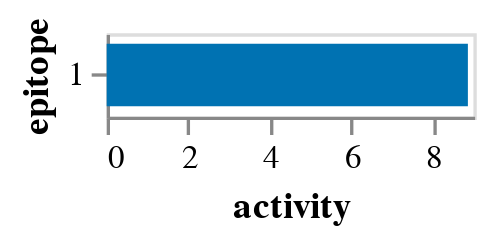
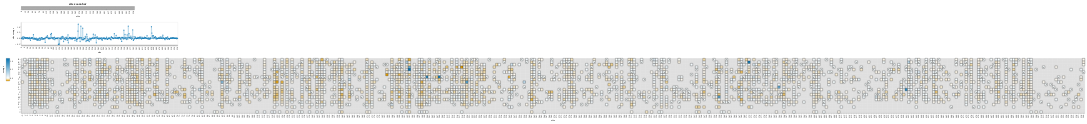

Notebook source saved alongside these figures, in order:
### Code cell
model = polyclonal.Polyclonal(
    n_epitopes=1,
    data_to_fit=prob_escape_filtered_05.rename(
        columns={
            "antibody_concentration": "concentration",
            "aa_substitutions_reference": "aa_substitutions",
        }
    ),
    alphabet=polyclonal.AAS_WITHSTOP_WITHGAP,
)

# fit model
opt_res = model.fit(
    logfreq=200,
    reg_escape_weight=0.1,
)

# display results
display(model.activity_wt_barplot())
display(model.mut_escape_plot(addtl_slider_stats={"times_seen": 3}, init_floor_at_zero=False))

### Figure 1 — Vega-Lite specification as saved in the notebook (floating-point values rounded to 4 significant figures)
{"config": {"view": {"continuousWidth": 400, "continuousHeight": 300}, "axis": {"grid": false}}, "data": {"name": "data-e041706217373cefe6620c986b270fbb"}, "mark": {"type": "bar", "size": 18.75}, "encoding": {"color": {"field": "epitope", "legend": null, "scale": {"domain": ["1"], "range": ["#0072B2"]}, "type": "nominal"}, "tooltip": [{"field": "epitope", "type": "nominal"}, {"field": "activity", "format": ".2f", "type": "quantitative"}], "x": {"field": "activity", "title": "activity", "type": "quantitative"}, "y": {"field": "epitope", "sort": ["1"], "type": "nominal"}}, "height": {"step": 25}, "width": 110, "$schema": "https://vega.github.io/schema/vega-lite/v5.2.0.json", "datasets": {"data-e041706217373cefe6620c986b270fbb": [{"epitope": "1", "activity": 8.864}]}}

### Figure 2 — Vega-Lite specification as saved in the notebook (floating-point values rounded to 4 significant figures; data arrays with more than 128 entries replaced by an {"elided": "..."} marker saying what was removed)
{"config": {"view": {"continuousWidth": 400, "continuousHeight": 300}, "axis": {"grid": false, "labelOverlap": "parity"}, "padding": 10}, "vconcat": [{"data": {"name": "data-0b9ea70bf4c3fc8814d660a1469bf1f0"}, "mark": "rect", "encoding": {"color": {"value": "gray"}, "tooltip": [{"field": "site", "type": "quantitative"}], "x": {"field": "site", "sort": {"field": "_stat_site_order", "order": "ascending"}, "type": "ordinal"}}, "height": 11, "params": [{"name": "parameter004", "select": {"type": "interval", "encodings": ["x"], "mark": {"stroke": "black", "strokeWidth": 2}}}, {"name": "floor_at_zero", "select": {"type": "point", "fields": ["floor"]}, "bind": {"input": "radio", "options": [0, -0.1713], "labels": ["yes", "no"], "name": "floor escape at zero"}, "value": [{"floor": -0.1713}]}, {"name": "parameter004", "select": {"type": "interval", "encodings": ["x"], "mark": {"stroke": "black", "strokeWidth": 2}}}, {"name": "parameter001", "select": {"type": "point", "fields": ["cutoff"]}, "bind": {"input": "range", "max": 200.0, "min": 1.0, "name": "minimum times_seen"}, "value": [{"cutoff": 3}]}, {"name": "parameter002", "select": {"type": "point", "fields": ["cutoff"]}, "bind": {"input": "range", "max": 1.178, "min": -0.1713, "name": "minimum max of escape at site"}, "value": [{"cutoff": -0.1713}]}], "title": "site zoom bar", "width": 500}, {"layer": [{"mark": {"type": "line", "opacity": 0.7, "size": 1}, "encoding": {"color": {"field": "epitope", "legend": null, "scale": {"domain": ["epitope 1"], "range": ["#0072B2"]}, "type": "nominal"}, "tooltip": [{"field": "site", "type": "quantitative"}, {"field": "_stat_site_val", "format": ".3g", "title": "site escape", "type": "quantitative"}, {"field": "wildtype", "type": "nominal"}], "x": {"field": "site", "sort": {"field": "_stat_site_order", "order": "ascending"}, "type": "ordinal"}, "y": {"field": "_stat_site_val", "scale": {"zero": true}, "title": "site escape", "type": "quantitative"}}, "params": [{"name": "site_stat", "select": {"type": "point", "fields": ["_stat_site_stat"]}, "bind": {"input": "radio", "options": ["_stat_sum", "_stat_mean", "_stat_max", "_stat_min"], "labels": ["sum", "mean", "max", "min"], "name": "site escape statistic"}, "value": [{"_stat_site_stat": "_stat_sum"}]}, {"name": "parameter003", "select": {"type": "point", "fields": ["_stat_show_line"]}, "bind": {"input": "radio", "options": [true, false], "labels": ["yes", "no"], "name": "show line on site plot"}, "value": [{"_stat_show_line": true}]}, {"name": "floor_at_zero", "select": {"type": "point", "fields": ["floor"]}, "bind": {"input": "radio", "options": [0, -0.1713], "labels": ["yes", "no"], "name": "floor escape at zero"}, "value": [{"floor": -0.1713}]}, {"name": "parameter004", "select": {"type": "interval", "encodings": ["x"], "mark": {"stroke": "black", "strokeWidth": 2}}}, {"name": "parameter001", "select": {"type": "point", "fields": ["cutoff"]}, "bind": {"input": "range", "max": 200.0, "min": 1.0, "name": "minimum times_seen"}, "value": [{"cutoff": 3}]}, {"name": "parameter002", "select": {"type": "point", "fields": ["cutoff"]}, "bind": {"input": "range", "max": 1.178, "min": -0.1713, "name": "minimum max of escape at site"}, "value": [{"cutoff": -0.1713}]}], "transform": [{"lookup": "site", "from": {"data": {"name": "data-d378a061022581d2eba6e84c5cd33a21"}, "key": "site", "fields": ["wildtype", "_stat_site_order"]}}, {"calculate": "max(datum['escape'],floor_at_zero['floor'])", "as": "_stat"}, {"filter": "((datum['times_seen'] >= (parameter001['cutoff'] - 1e-06)) || (!isNumber(datum['times_seen'])))"}, {"joinaggregate": [{"op": "max", "field": "_stat", "as": "_stat_site_max"}], "groupby": ["site"]}, {"filter": "((datum['_stat_site_max'] >= (parameter002['cutoff'] - 1e-06)) || (!isNumber(datum['_stat_site_max'])))"}, {"calculate": "(datum.wildtype !== datum.mutant)", "as": "_stat_not_wildtype"}, {"joinaggregate": [{"op": "max", "field": "_stat_not_wildtype", "as": "_stat_site_has_non_wildtype"}], "groupby": ["site"]}, {"filter": "datum['_stat_site_has_non_wildtype']"}, {"filter": {"param": "parameter004"}}, {"filter": "(datum.wildtype !== datum.mutant)"}, {"aggregate": [{"op": "sum", "field": "_stat", "as": "_stat_sum"}, {"op": "mean", "field": "_stat", "as": "_stat_mean"}, {"op": "max", "field": "_stat", "as": "_stat_max"}, {"op": "min", "field": "_stat", "as": "_stat_min"}], "groupby": ["site", "wildtype", "_stat_site_order", "epitope"]}, {"fold": ["_stat_sum", "_stat_mean", "_stat_max", "_stat_min"], "as": ["_stat_site_stat", "_stat_site_val"]}, {"filter": {"param": "site_stat"}}, {"calculate": "true", "as": "_stat_show_line"}, {"filter": {"param": "parameter003"}}]}, {"mark": {"type": "circle", "opacity": 0.7}, "encoding": {"color": {"field": "epitope", "legend": null, "scale": {"domain": ["epitope 1"], "range": ["#0072B2"]}, "type": "nominal"}, "tooltip": [{"field": "site", "type": "quantitative"}, {"field": "_stat_site_val", "format": ".3g", "title": "site escape", "type": "quantitative"}, {"field": "wildtype", "type": "nominal"}], "x": {"field": "site", "sort": {"field": "_stat_site_order", "order": "ascending"}, "type": "ordinal"}, "y": {"field": "_stat_site_val", "scale": {"zero": true}, "title": "site escape", "type": "quantitative"}}, "transform": [{"lookup": "site", "from": {"data": {"name": "data-d378a061022581d2eba6e84c5cd33a21"}, "key": "site", "fields": ["wildtype", "_stat_site_order"]}}, {"calculate": "max(datum['escape'],floor_at_zero['floor'])", "as": "_stat"}, {"filter": "((datum['times_seen'] >= (parameter001['cutoff'] - 1e-06)) || (!isNumber(datum['times_seen'])))"}, {"joinaggregate": [{"op": "max", "field": "_stat", "as": "_stat_site_max"}], "groupby": ["site"]}, {"filter": "((datum['_stat_site_max'] >= (parameter002['cutoff'] - 1e-06)) || (!isNumber(datum['_stat_site_max'])))"}, {"calculate": "(datum.wildtype !== datum.mutant)", "as": "_stat_not_wildtype"}, {"joinaggregate": [{"op": "max", "field": "_stat_not_wildtype", "as": "_stat_site_has_non_wildtype"}], "groupby": ["site"]}, {"filter": "datum['_stat_site_has_non_wildtype']"}, {"filter": {"param": "parameter004"}}, {"filter": "(datum.wildtype !== datum.mutant)"}, {"aggregate": [{"op": "sum", "field": "_stat", "as": "_stat_sum"}, {"op": "mean", "field": "_stat", "as": "_stat_mean"}, {"op": "max", "field": "_stat", "as": "_stat_max"}, {"op": "min", "field": "_stat", "as": "_stat_min"}], "groupby": ["site", "wildtype", "_stat_site_order", "epitope"]}, {"fold": ["_stat_sum", "_stat_mean", "_stat_max", "_stat_min"], "as": ["_stat_site_stat", "_stat_site_val"]}, {"filter": {"param": "site_stat"}}]}], "data": {"name": "data-75a59839d0e8be193d2608ccc5df3916"}, "height": 100, "width": 690}, {"vconcat": [{"layer": [{"mark": {"type": "rect", "color": "gray", "opacity": 0.25}, "encoding": {"x": {"field": "site", "sort": {"field": "_stat_site_order", "order": "ascending"}, "type": "ordinal"}, "y": {"field": "mutant", "scale": {"domain": ["R", "K", "H", "D", "E", "Q", "N", "S", "T", "Y", "W", "F", "A", "I", "L", "M", "V", "G", "P", "C", "-", "*"]}, "sort": ["R", "K", "H", "D", "E", "Q", "N", "S", "T", "Y", "W", "F", "A", "I", "L", "M", "V", "G", "P", "C", "-", "*"], "title": null, "type": "nominal"}}, "params": [{"name": "floor_at_zero", "select": {"type": "point", "fields": ["floor"]}, "bind": {"input": "radio", "options": [0, -0.1713], "labels": ["yes", "no"], "name": "floor escape at zero"}, "value": [{"floor": -0.1713}]}, {"name": "parameter004", "select": {"type": "interval", "encodings": ["x"], "mark": {"stroke": "black", "strokeWidth": 2}}}, {"name": "parameter001", "select": {"type": "point", "fields": ["cutoff"]}, "bind": {"input": "range", "max": 200.0, "min": 1.0, "name": "minimum times_seen"}, "value": [{"cutoff": 3}]}, {"name": "parameter002", "select": {"type": "point", "fields": ["cutoff"]}, "bind": {"input": "range", "max": 1.178, "min": -0.1713, "name": "minimum max of escape at site"}, "value": [{"cutoff": -0.1713}]}], "transform": [{"lookup": "site", "from": {"data": {"name": "data-d378a061022581d2eba6e84c5cd33a21"}, "key": "site", "fields": ["wildtype", "_stat_site_order"]}}, {"calculate": "max(datum['escape'],floor_at_zero['floor'])", "as": "_stat"}, {"filter": "((datum['times_seen'] >= (parameter001['cutoff'] - 1e-06)) || (!isNumber(datum['times_seen'])))"}, {"joinaggregate": [{"op": "max", "field": "_stat", "as": "_stat_site_max"}], "groupby": ["site"]}, {"filter": "((datum['_stat_site_max'] >= (parameter002['cutoff'] - 1e-06)) || (!isNumber(datum['_stat_site_max'])))"}, {"calculate": "(datum.wildtype !== datum.mutant)", "as": "_stat_not_wildtype"}, {"joinaggregate": [{"op": "max", "field": "_stat_not_wildtype", "as": "_stat_site_has_non_wildtype"}], "groupby": ["site"]}, {"filter": "datum['_stat_site_has_non_wildtype']"}, {"filter": {"param": "parameter004"}}, {"impute": "_stat_dummy", "key": "mutant", "groupby": ["site"], "keyvals": ["R", "K", "H", "D", "E", "Q", "N", "S", "T", "Y", "W", "F", "A", "I", "L", "M", "V", "G", "P", "C", "-", "*"], "value": null}]}, {"mark": "rect", "encoding": {"color": {"field": "_stat", "legend": {"gradientLength": 100, "gradientStrokeColor": "black", "gradientStrokeWidth": 0.5, "orient": "left", "title": "escape", "titleOrient": "left"}, "scale": {"domainMax": 1.178, "domainMid": 0, "domainMin": {"expr": "floor_at_zero.floor"}, "nice": false, "range": ["#e69f00", "#e7a40d", "#e9a91b", "#eaae28", "#ebb336", "#edb843", "#eebd51", "#efc25e", "#f1c76b", "#f2cc79", "#f3d286", "#f4d794", "#f6dca1", "#f7e1ae", "#f8e6bc", "#faebc9", "#fbf0d7", "#fcf5e4", "#fefaf2", "#ffffff", "#f2f8fb", "#e4f0f7", "#d7e9f3", "#c9e1ef", "#bcdaeb", "#aed2e7", "#a1cbe3", "#94c4df", "#86bcdb", "#79b5d6", "#6badd2", "#5ea6ce", "#519fca", "#4397c6", "#3690c2", "#2888be", "#1b81ba", "#0d79b6", "#0072b2"], "type": "linear", "zero": true}, "type": "quantitative"}, "stroke": {"value": "black"}, "tooltip": [{"field": "site", "type": "nominal"}, {"field": "wildtype", "type": "nominal"}, {"field": "mutant", "type": "nominal"}, {"field": "escape", "format": ".3g", "type": "quantitative"}, {"field": "times_seen", "format": ".3g", "type": "quantitative"}], "x": {"axis": {"labels": true, "ticks": true, "title": "site"}, "field": "site", "sort": {"field": "_stat_site_order", "order": "ascending"}, "type": "ordinal"}, "y": {"field": "mutant", "scale": {"domain": ["R", "K", "H", "D", "E", "Q", "N", "S", "T", "Y", "W", "F", "A", "I", "L", "M", "V", "G", "P", "C", "-", "*"]}, "sort": ["R", "K", "H", "D", "E", "Q", "N", "S", "T", "Y", "W", "F", "A", "I", "L", "M", "V", "G", "P", "C", "-", "*"], "title": null, "type": "nominal"}}, "title": {"text": "", "anchor": "middle", "color": "#0072B2", "orient": "left"}, "transform": [{"lookup": "site", "from": {"data": {"name": "data-d378a061022581d2eba6e84c5cd33a21"}, "key": "site", "fields": ["wildtype", "_stat_site_order"]}}, {"calculate": "max(datum['escape'],floor_at_zero['floor'])", "as": "_stat"}, {"filter": "((datum['times_seen'] >= (parameter001['cutoff'] - 1e-06)) || (!isNumber(datum['times_seen'])))"}, {"joinaggregate": [{"op": "max", "field": "_stat", "as": "_stat_site_max"}], "groupby": ["site"]}, {"filter": "((datum['_stat_site_max'] >= (parameter002['cutoff'] - 1e-06)) || (!isNumber(datum['_stat_site_max'])))"}, {"calculate": "(datum.wildtype !== datum.mutant)", "as": "_stat_not_wildtype"}, {"joinaggregate": [{"op": "max", "field": "_stat_not_wildtype", "as": "_stat_site_has_non_wildtype"}], "groupby": ["site"]}, {"filter": "datum['_stat_site_has_non_wildtype']"}, {"filter": {"param": "parameter004"}}, {"filter": "(datum['epitope'] === 'epitope 1')"}]}, {"mark": {"type": "text", "color": "black", "text": "x"}, "encoding": {"x": {"field": "site", "sort": {"field": "_stat_site_order", "order": "ascending"}, "type": "ordinal"}, "y": {"field": "mutant", "scale": {"domain": ["R", "K", "H", "D", "E", "Q", "N", "S", "T", "Y", "W", "F", "A", "I", "L", "M", "V", "G", "P", "C", "-", "*"]}, "sort": ["R", "K", "H", "D", "E", "Q", "N", "S", "T", "Y", "W", "F", "A", "I", "L", "M", "V", "G", "P", "C", "-", "*"], "title": null, "type": "nominal"}}, "transform": [{"lookup": "site", "from": {"data": {"name": "data-d378a061022581d2eba6e84c5cd33a21"}, "key": "site", "fields": ["wildtype", "_stat_site_order"]}}, {"calculate": "max(datum['escape'],floor_at_zero['floor'])", "as": "_stat"}, {"filter": "((datum['times_seen'] >= (parameter001['cutoff'] - 1e-06)) || (!isNumber(datum['times_seen'])))"}, {"joinaggregate": [{"op": "max", "field": "_stat", "as": "_stat_site_max"}], "groupby": ["site"]}, {"filter": "((datum['_stat_site_max'] >= (parameter002['cutoff'] - 1e-06)) || (!isNumber(datum['_stat_site_max'])))"}, {"calculate": "(datum.wildtype !== datum.mutant)", "as": "_stat_not_wildtype"}, {"joinaggregate": [{"op": "max", "field": "_stat_not_wildtype", "as": "_stat_site_has_non_wildtype"}], "groupby": ["site"]}, {"filter": "datum['_stat_site_has_non_wildtype']"}, {"filter": {"param": "parameter004"}}, {"filter": "(datum.wildtype === datum.mutant)"}]}], "height": {"step": 11}, "width": {"step": 11}}], "data": {"name": "data-75a59839d0e8be193d2608ccc5df3916"}, "resolve": {"scale": {"color": "shared", "x": "shared"}}, "spacing": 10}], "resolve": {"scale": {"color": "independent"}}, "$schema": "https://vega.github.io/schema/vega-lite/v5.2.0.json", "datasets": {"data-0b9ea70bf4c3fc8814d660a1469bf1f0": {"elided": "502 records"}, "data-75a59839d0e8be193d2608ccc5df3916": {"elided": "3745 records"}, "data-d378a061022581d2eba6e84c5cd33a21": {"elided": "502 records"}}}
